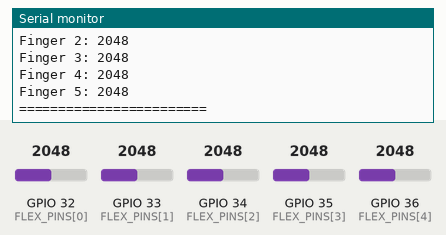
This sketch was run on a simulated ESP32. On the bench: the last lines printed to the serial monitor. The test bench sets the inputs (shaded band); at power-on: GPIO 32 (FLEX_PINS[0]) = 2048, GPIO 33 (FLEX_PINS[1]) = 2048, GPIO 34 (FLEX_PINS[2]) = 2048, GPIO 35 (FLEX_PINS[3]) = 2048, GPIO 36 (FLEX_PINS[4]) = 2048 (analog values on the 0–4095 scale).

Above: at 1.2 s.
1.3 s: GPIO 32 (FLEX_PINS[0]) set to 2866
2.8 s: GPIO 33 (FLEX_PINS[1]) set to 2866
4.3 s: GPIO 34 (FLEX_PINS[2]) set to 2866
5.8 s: GPIO 35 (FLEX_PINS[3]) set to 2866
At 6.16 s:
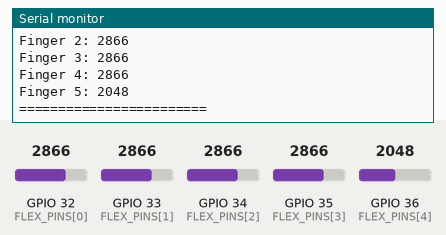
7.3 s: GPIO 36 (FLEX_PINS[4]) set to 2866
At 7.53 s:
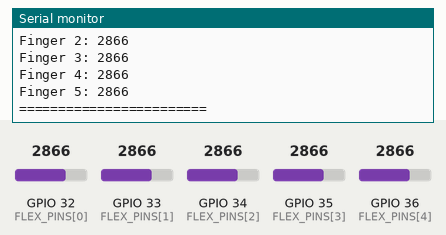
8.8 s: GPIO 32 (FLEX_PINS[0]) set to 3972
Timing chart, 0 to 11.3 s (numbered marks = the images above; inputs shaded):
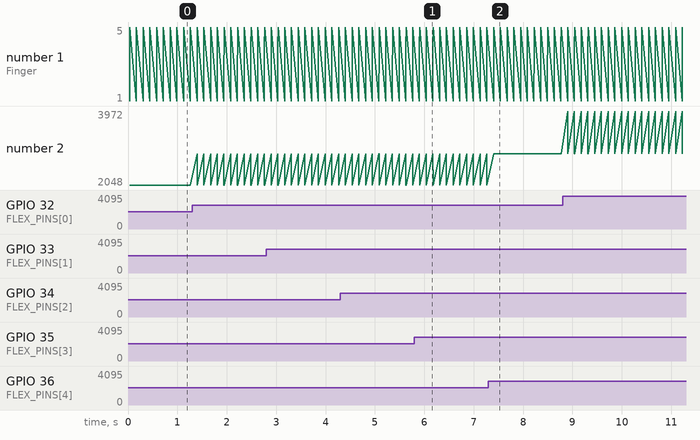

Measured:
- after the input at 5.8 s, the serial monitor: prints a new line after 0.10 s (image 1)
- after the input at 7.3 s, the serial monitor: prints a new line after 0.10 s (image 2)

The sketch:

glove_controller.ino
```cpp
/*
 * Robotic Arm Motion Control
 * Glove Controller
 *
 * Reads five flex sensors using an ESP32.
 * Displays raw and averaged sensor values.
 *
 * Hardware: ESP32
 */

#include <Arduino.h>

// Flex sensor analog input pins
const int FLEX_PINS[5] = {
    32, 33, 34, 35, 36
};

// Number of flex sensors
const int SENSOR_COUNT = 5;

// Number of samples used for averaging
const int SAMPLE_COUNT = 10;

// Sensor readings
int sensorValues[SENSOR_COUNT];

void initializeSensors() {
    for (int i = 0; i < SENSOR_COUNT; i++) {
        pinMode(FLEX_PINS[i], INPUT);
    }

    analogReadResolution(12);

    for (int i = 0; i < SENSOR_COUNT; i++) {
        analogSetPinAttenuation(
            FLEX_PINS[i],
            ADC_11db
        );
    }
}

int readFlexSensor(int pin) {
    long total = 0;

    for (int i = 0; i < SAMPLE_COUNT; i++) {
        total += analogRead(pin);
        delayMicroseconds(500);
    }

    return total / SAMPLE_COUNT;
}

void readAllSensors() {
    for (int i = 0; i < SENSOR_COUNT; i++) {
        sensorValues[i] = readFlexSensor(
            FLEX_PINS[i]
        );
    }
}

void printSensorData() {
    Serial.println("=== FLEX SENSOR DATA ===");

    for (int i = 0; i < SENSOR_COUNT; i++) {
        Serial.print("Finger ");
        Serial.print(i + 1);
        Serial.print(": ");

        Serial.println(sensorValues[i]);
    }

    Serial.println("========================");
}

void setup() {
    Serial.begin(115200);

    initializeSensors();

    Serial.println();
    Serial.println("Robotic Hand Motion Control");
    Serial.println("Glove Controller initialized");
    Serial.println("Waiting for sensor readings...");
}

void loop() {
    readAllSensors();

    printSensorData();

    delay(100);
}
```
